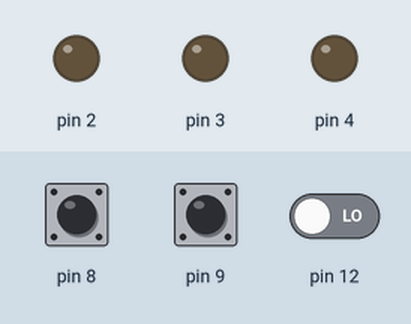
Bench run of a sketch on a simulated Arduino Uno, built with avr-gcc and run on an emulated ATmega328P. On the bench: output pins drawn as LEDs (lit = HIGH). The test bench sets the inputs (shaded band); at power-on: pin 8 HIGH, pin 9 HIGH, pin 12 LOW.

Above: at 1.2 s.
1.3 s: pin 8 pulled LOW for 0.15 s
At 2.2 s:
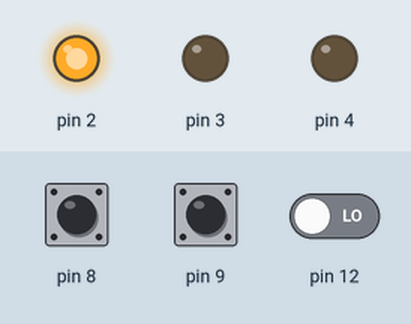
2.9 s: pin 9 pulled LOW for 0.15 s
At 3.4 s:
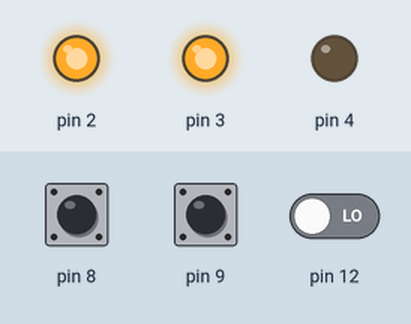
4.5 s: pin 12 driven HIGH
At 5.7 s:
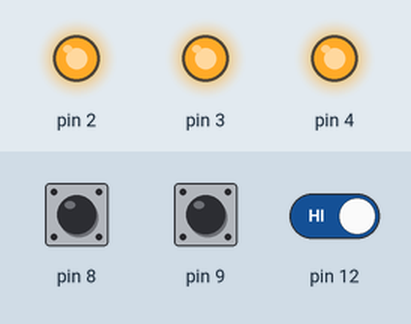
6.0 s: pin 8 pulled LOW for 1 s
At 7.0 s:
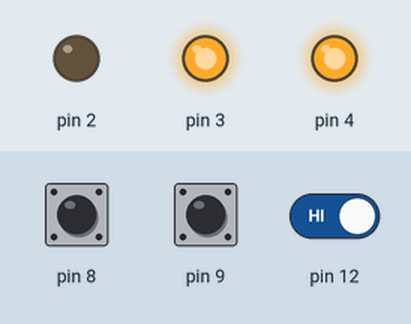
8.5 s: pin 9 pulled LOW for 1 s
At 8.9 s:
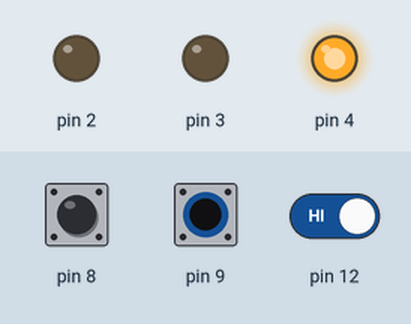
11.0 s: pin 8 pulled LOW for 0.15 s
At 12.0 s:
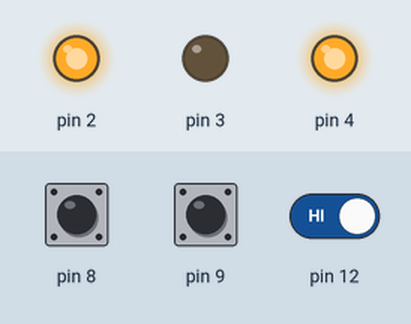
Timing chart, 0 to 13.6 s (numbered marks = the images above; inputs shaded):
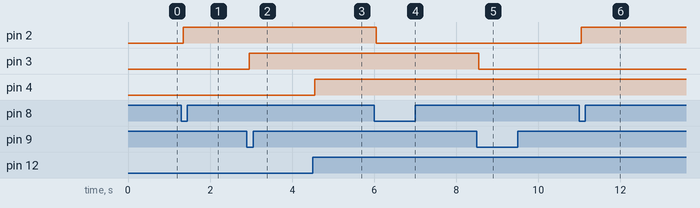

Measured:
- after the input at 1.3 s, pin 2: LOW → HIGH after 0.05 s
- after the input at 2.9 s, pin 3: LOW → HIGH after 0.05 s
- after the input at 4.5 s, pin 4: LOW → HIGH after 0.05 s
- after the input at 6.0 s, pin 2: HIGH → LOW after 0.05 s
- after the input at 8.5 s, pin 3: HIGH → LOW after 0.05 s
- after the input at 11.0 s, pin 2: LOW → HIGH after 0.05 s

The sketch:

test_debounce.ino
```cpp
int ledStateR = LOW;
int buttonStateR;
int lastButtonStateR= LOW;
long lastDebounceTimeR= 0;

int ledStateM = LOW;
int buttonStateM;
int lastButtonStateM= LOW;
long lastDebounceTimeM= 0;

int ledStateL = LOW;
int buttonStateL;
int lastButtonStateL= LOW;
long lastDebounceTimeL= 0;

long debounceDelay= 50;

void setup() {
  pinMode(2, OUTPUT);
  pinMode(3, OUTPUT);
  pinMode(4, OUTPUT);
  pinMode(8, INPUT_PULLUP);
  pinMode(9, INPUT_PULLUP);
  pinMode(12, INPUT);
}
void loop(){
  int readingR = digitalRead(8);
  int readingM = digitalRead(9);
  int readingL = digitalRead(12);

  // =========LEFT=========
  if (readingL != lastButtonStateL) {
    lastDebounceTimeL = millis();
  }
  if ((millis() - lastDebounceTimeL) > debounceDelay) {
      if (readingL != buttonStateL) {
        buttonStateL = readingL;

      if (buttonStateL == HIGH) {
        ledStateL = !ledStateL;
      }
    }
  }
  digitalWrite(4, ledStateL);
  lastButtonStateL = readingL;

  // =========Mid==========
  if (readingM != lastButtonStateM) {
    lastDebounceTimeM = millis();
  }
  if ((millis() - lastDebounceTimeM) > debounceDelay) {
      if (readingM != buttonStateM) {
        buttonStateM = readingM;

      if (buttonStateM == LOW) {
        ledStateM = !ledStateM;
      }
    }
  }
  digitalWrite(3, ledStateM);
  lastButtonStateM = readingM;

  // ========Right=========
  if (readingR != lastButtonStateR) {
    lastDebounceTimeR = millis();
  }
  if ((millis() - lastDebounceTimeR) > debounceDelay) {
      if (readingR != buttonStateR) {
        buttonStateR = readingR;

      if (buttonStateR == LOW) {
        ledStateR = !ledStateR;
      }
    }
  }
  digitalWrite(2, ledStateR);
  lastButtonStateR = readingR;
  // ======================
}
```
